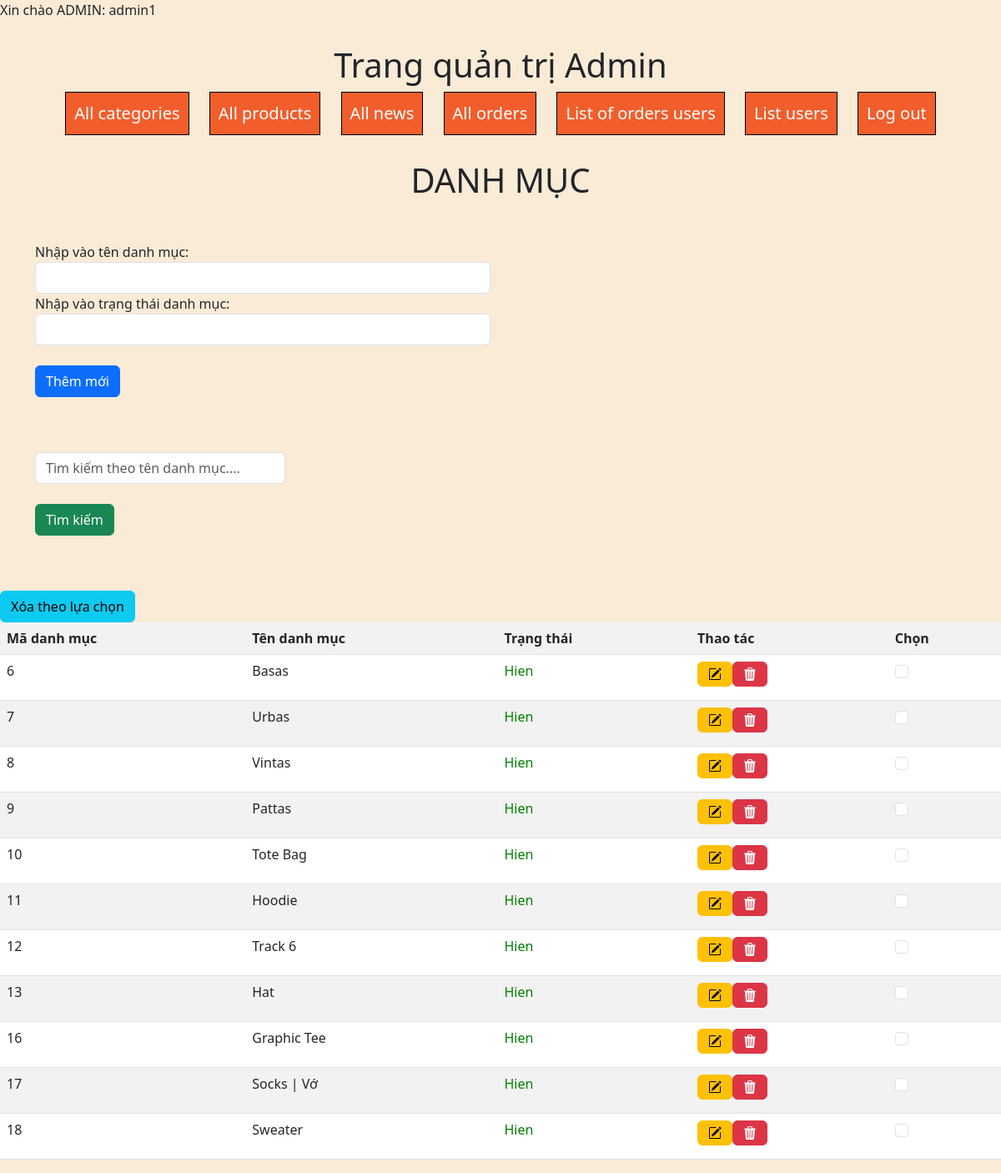
Screenshot of /admin/dashboard.php?categories (signed in) with the database file from the repository.
### tables this page shows
CREATE TABLE `tbl_category` (
  `cate_id` int(11) NOT NULL,
  `cate_name` varchar(255) NOT NULL,
  `status` int(11) NOT NULL
);

### admin/quanlydanhmuc/category.php (the view, shortened to what this page needs)
<?php
    require('../config/config.php');
?>
<html>
    <head>
            <link rel="stylesheet" href="../../assets/css/bootstrap.min.css">
            <link rel="stylesheet" href="../css/styleadmin.css">
    </head>
    <body>
        <div class="container">
            <h1>DANH MỤC</h1>
            <div class="row">
                <div class="col-6">
                    <form action="./dashboard.php?categories" method="post">
                        Nhập vào tên danh mục:
                        <input class="form-control" type="text" name="txt_cate_name" required id="">
                        Nhập vào trạng thái danh mục:
                        <input class="form-control" type="text" name="txt_status"  id="">
                        <br>
                        <input class="btn btn-primary" name="btn_insert" type="submit" value="Thêm mới">
                    </form>
                </div>
                <div class="col-6">
                </div>
            </div>
            <div class="row">
                <div class="col-6">
                    <form class="form-check-inline mb-3" action="./dashboard.php?categories" method="post">
                            <input class="form-control" style="width: 300px;" type="text" name="txt_search" id="" placeholder="Tìm kiếm theo tên danh mục....">
                            <br>
                            <input class="btn btn-success" type="submit" value="Tìm kiếm" name="btn_search">
                        </div>
                </div>
            </div>
            <div class="row">
                <div class="col-12">
                    <table class="table table-striped">
                        <tr>
                            <th>Mã danh mục</th>
                            <th>Tên danh mục</th>
                            <th>Trạng thái</th>
                            <th>Thao tác</th>
                            <th>Chọn</th>
                        </tr>
                        <form action="./dashboard.php?categories" method="post">
                            <input type="submit" value="Xóa theo lựa chọn" name = "delete_check" class="btn btn-info">
                            <?php
                                $sql = "";
                                if(isset($_POST["btn_search"])) {
                                    $sql = "select * from tbl_category where cate_name like '%".$_POST["txt_search"]."%'";
                                }
                                else
                                    $sql = "select * from tbl_category order by cate_id ASC";
                                $result = mysqli_query($conn,$sql);
                                if(mysqli_num_rows($result)>0) {
                                    while($row = mysqli_fetch_assoc($result)) {
                                        $s = "";
                                        if($row["status"] == 0) {
                                            $s = "<p style='color:red'>An</p>";
                                        }
                                        else {
                                            $s = "<p style='color:green'>Hien</p>";
                                        }
                                        echo "<tr>";
                                        echo "<td>" .$row["cate_id"] . "</td>";
                                        echo "<td>" .$row["cate_name"] . "</td>";
                                        echo "<td>".$s."</td>";
                                        echo "<td>";
                                            echo "<a class='btn btn-warning' href='./quanlydanhmuc/update_cate.php?task=update&id=".$row["cate_id"]."'>
                                                    <svg xmlns='http://www.w3.org/2000/svg' width='16' height='16' fill='currentColor' class='bi bi-pencil-square' viewBox='0 0 16 16'>
                                                        <path d='M15.502 1.94a.5.5 0 0 1 0 .706L14.459 3.69l-2-2L13.502.646a.5.5 0 0 1 .707 0l1.293 1.293zm-1.75 2.456-2-2L4.939 9.21a.5.5 0 0 0-.121.196l-.805 2.414a.25.25 0 0 0 .316.316l2.414-.805a.5.5 0 0 0 .196-.12l6.813-6.814z'/>
                                                        <path fill-rule='evenodd' d='M1 13.5A1.5 1.5 0 0 0 2.5 15h11a1.5 1.5 0 0 0 1.5-1.5v-6a.5.5 0 0 0-1 0v6a.5.5 0 0 1-.5.5h-11a.5.5 0 0 1-.5-.5v-11a.5.5 0 0 1 .5-.5H9a.5.5 0 0 0 0-1H2.5A1.5 1.5 0 0 0 1 2.5v11z'/>
                                                    </svg>
                                                </a>";
                                            echo "<a class='btn btn-danger' href='./dashboard.php?categories=delete&id=".$row["cate_id"]."'>
                                                    <svg xmlns='http://www.w3.org/2000/svg' width='16' height='16' fill='currentColor' class='bi bi-trash3-fill' viewBox='0 0 16 16'>
                                                        <path d='M11 1.5v1h3.5a.5.5 0 0 1 0 1h-.538l-.853 10.66A2 2 0 0 1 11.115 16h-6.23a2 2 0 0 1-1.994-1.84L2.038 3.5H1.5a.5.5 0 0 1 0-1H5v-1A1.5 1.5 0 0 1 6.5 0h3A1.5 1.5 0 0 1 11 1.5Zm-5 0v1h4v-1a.5.5 0 0 0-.5-.5h-3a.5.5 0 0 0-.5.5ZM4.5 5.029l.5 8.5a.5.5 0 1 0 .998-.06l-.5-8.5a.5.5 0 1 0-.998.06Zm6.53-.528a.5.5 0 0 0-.528.47l-.5 8.5a.5.5 0 0 0 .998.058l.5-8.5a.5.5 0 0 0-.47-.528ZM8 4.5a.5.5 0 0 0-.5.5v8.5a.5.5 0 0 0 1 0V5a.5.5 0 0 0-.5-.5Z'/>
                                                    </svg>
                                                </a>";
                                        echo "</td>";
                                        echo "<td>";
                                            echo "<input class='form-check-input' type='checkbox' name ='cate[]' value='".$row["cate_id"]."'>";
                                        echo "</td>";
                                        echo "</tr>";
                                    }
                                }
                                else {
                                    echo "<script>alert('Không tìm thấy tên danh mục')</script>";
                                    echo "<script>window.open('./dashboard.php?categories','_self')</script>";
                                }
                            ?>
                        </form>
                    </table>
                </div>
            </div>
        </div>
    </body>
</html>

### admin/dashboard.php (shortened to what this page needs)
<?php
    if(!$_SESSION["ad_name"]) {
        header("location:admin_login.php");
    }
    else {
        echo "Xin chào ADMIN: " .$_SESSION["ad_name"];
    }
?>
<!DOCTYPE html>
<html lang="en">
<head>
    <link rel="stylesheet" href="../assets/css/bootstrap.min.css">
    <link rel="stylesheet" href="./css/styleadmin.css">
</head>
<body class="admin">
    <h1>Trang quản trị Admin</h1>
    <div class="row button">
        <div class="col">
            <button>
                <a href="dashboard.php?categories">All categories</a>
            </button>
            <button>
                <a href="dashboard.php?products">All products</a>
            </button>
            <button>
                <a href="dashboard.php?news">All news</a>
            </button>
            <button>
                <a href="dashboard.php?orders">All orders</a>
            </button>
            <button>
                <a href="dashboard.php?users_orders">List of orders users</a>
            </button>
            <button>
                <a href="dashboard.php?list_users">List users</a>
            </button>
            <button>
                <a href="dashboard.php?logout">Log out</a>
            </button>
        </div>
        </div>
        <div class="contaitner-fluid">
            <?php
            if(isset($_GET['products'])) {
                include ('./quanlysanpham/product.php');
            }
            elseif(isset($_GET['categories'])) {
                include ('./quanlydanhmuc/category.php');
            }
            elseif(isset($_GET['news'])) {
                include ('./quanlytintuc/news.php');
            }
            elseif(isset($_GET['orders'])) {
                include ('./quanlydathang/orders.php');
            }
            elseif(isset($_GET['users_orders'])) {
                include ('./quanlydathang/users_orders.php');
            }
            elseif(isset($_GET['list_users'])) {
                include ('./quanlynguoidung/list_users.php');
            }
            ?>
</body>
</html>

### admin/css/styleadmin.css (style rules this page uses)
.admin { background-color: antiquewhite; }
.button { text-align: center; justify-content: space-evenly; display: inline; }
button { border: none; padding: 10px; background-color: #f15e2c; margin-left: 10px; margin-right: 10px; border: 1px #000 solid; }
button a { text-decoration: none; color: #fff; font-size: 20px; }
h1,h2 { margin-top: 30px; text-align: center; }
.row { margin-top: 50px; }

### rows the page displays
tbl_category: cate_id "6", cate_name "Basas", status "Hien"
tbl_category: cate_id "7", cate_name "Urbas", status "Hien"
tbl_category: cate_id "8", cate_name "Vintas", status "Hien"
tbl_category: cate_id "9", cate_name "Pattas", status "Hien"
tbl_category: cate_id "10", cate_name "Tote Bag", status "Hien"
tbl_category: cate_id "11", cate_name "Hoodie", status "Hien"
tbl_category: cate_id "12", cate_name "Track 6", status "Hien"
tbl_category: cate_id "13", cate_name "Hat", status "Hien"
tbl_category: cate_id "16", cate_name "Graphic Tee", status "Hien"
tbl_category: cate_id "17", cate_name "Socks | Vớ", status "Hien"
tbl_category: cate_id "18", cate_name "Sweater", status "Hien"

### other values shown
$_SESSION["ad_name"] "admin1"
